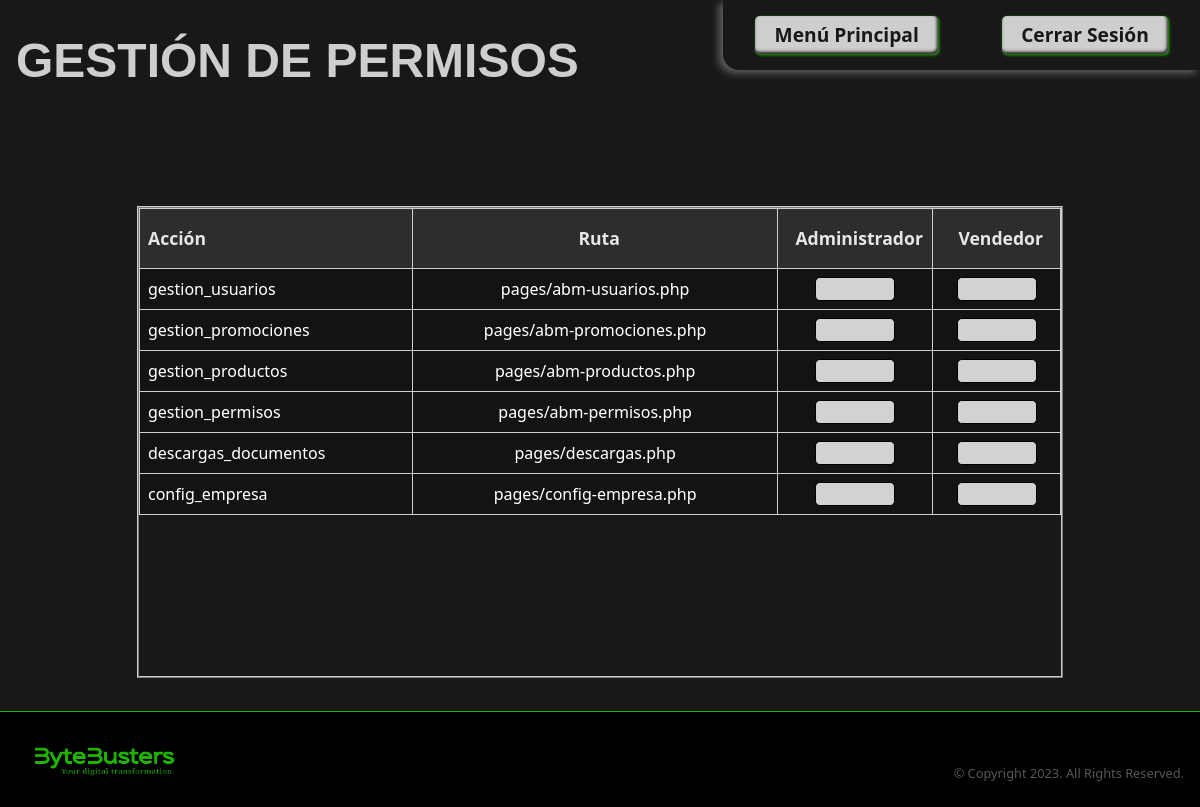
Before: /pages/abm-permisos.php with the older database file.
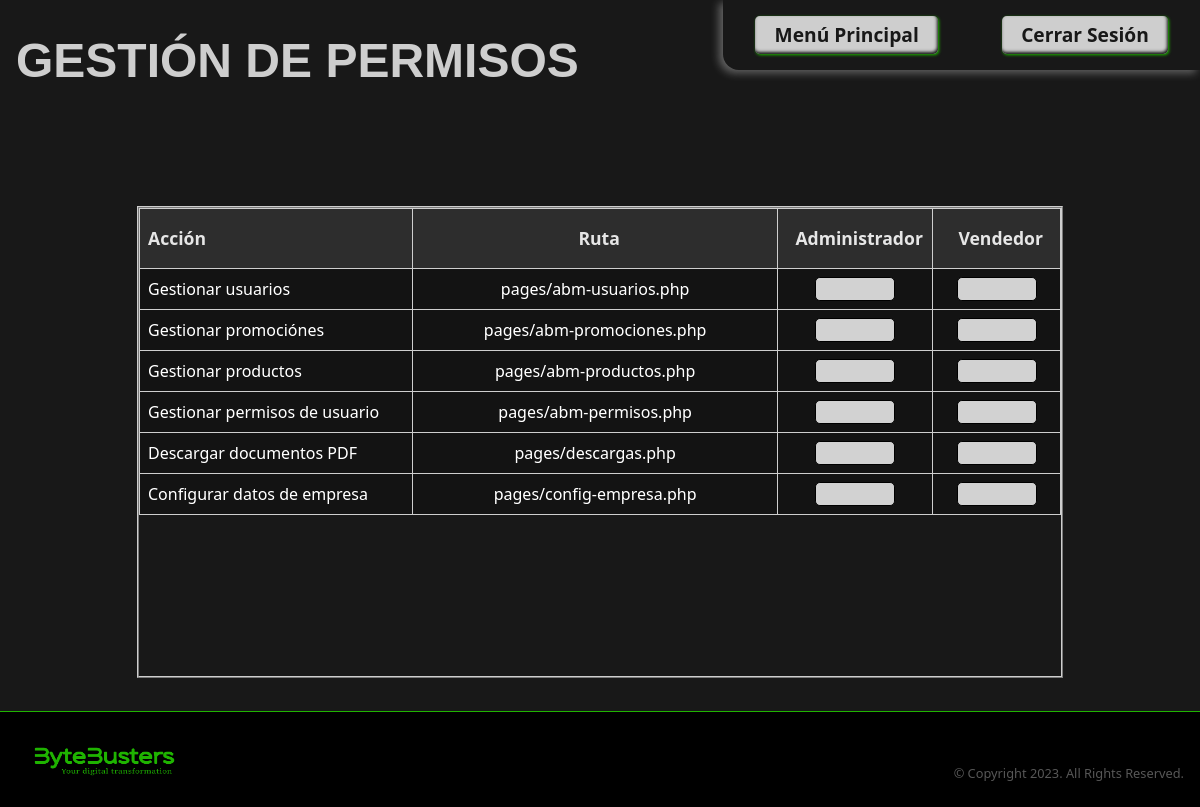
After: the same page with the newer database file.
### tables this page shows
CREATE TABLE IF NOT EXISTS `PERMISOS` (
  `ruta` varchar(255) NOT NULL,
  `accion` varchar(45) NOT NULL,
   PRIMARY KEY(`accion`)
);

### src/repository/users.repository.php (called while the page is built, shortened)
<?php
function findAllPermissions() {
    require realpath(dirname(__FILE__)) . "/../db/conexion.php";
    try {
        $statement = $con->prepare("SELECT * FROM PERMISOS ORDER BY accion DESC" );
        $statement->execute([]);
        $reg = $statement->fetchAll(PDO::FETCH_ASSOC);
        return $reg ? $reg : [];
    } catch (Exception $e) {
        die("ERROR SQL in findAllPermissions(): " . $e->getMessage());
    }
}

### src/modules/users/abm-permisos.php (the view)
<?php
require realpath(dirname(__FILE__)) . "/../../repository/users.repository.php";
function getAllPermissionsDataTableHTML()
{
    $permissions = findAllPermissions();
    $totalOfPermissions = count($permissions);
    $data = "";
    for ($i = 0; $i < $totalOfPermissions; $i++) {
        $data .= '<tr class="user-select-none align-middle">
                    <td class="first-in-table">' . $permissions[$i]["accion"] . '</td>
                    <td>' . $permissions[$i]["ruta"] . '</td>
                    <td>
                        <input type="checkbox" class="chkbox-roles" name="checkAdmin" id="checkAdmin">
                    </td>
                    <td>
                    <input type="checkbox"  class="chkbox-roles" name="checkVendedor" id="checkVendedor">
                    </td>
                </tr>';
    }
    return $data;
}

### pages/abm-permisos.php (shortened to what this page needs)
<!DOCTYPE html>
<html lang="es">
<head>
    <link rel="stylesheet" href="../styles/normalize.css">
    <link rel="stylesheet" href="https://cdnjs.cloudflare.com/ajax/libs/font-awesome/6.4.0/css/all.min.css">
    <link href="https://cdn.jsdelivr.net/npm/bootstrap@5.3.0/dist/css/bootstrap.min.css" rel="stylesheet">
    <link rel="stylesheet" href="../styles/style.css">
</head>
<body>
    <div>
        <div class="link-options-div">
            <?php
            require "./components/options.php";
            echo $options;
            ?>
        </div>
        <h1>GESTIÓN DE PERMISOS</h1>
    </div>
    <div class="container frame">
        <div class="row">
            <div class="col-lg-1">
            </div>
            <div class="col-lg-10">
                <div class="table-frame table-permissions">
                    <table class="table table-dark table-hover">
                        <thead class="sticky-top">
                            <tr>
                                <th class="user-select-none first-in-table nombre" scope="col">Acción</th>
                                <th class="user-select-none ruta" scope="col">Ruta</th>
                                <th class="user-select-none roles" scope="col">Administrador</th>
                                <th class="user-select-none roles" scope="col">Vendedor</th>
                            </tr>
                        </thead>
                        <tbody>
                            <?php
                            require "../src/modules/users/abm-permisos.php";
                            echo getAllPermissionsDataTableHTML();
                            ?>
                        </tbody>
                    </table>
                </div>
            </div>
            <div class="col-lg-1">
            </div>
        </div>
    </div>
    <footer>
        <?php
        require "./components/footer.php";
        echo $footer;
        ?>
    </footer>
</body>
</html>

### pages/components/options.php
<?php
$options = "<a class='link-options' href='./menu.php'>Menú Principal</a>";
$options .= "<a class='link-options' href=./login.php> Cerrar Sesión</a>";

### pages/components/footer.php
<?php
$footer = '<img src="../assets/logo-bytebusters.png" alt="Logotipo de ByteBusters">';
$footer .= '<p class="copyright">&copy; Copyright 2023. All Rights Reserved.</p>';

### styles/style.css (style rules this page uses)
:root { --bytebusters-color: #1fb300; --color-1: #181818; --color-2: #5a5a5a3b; --color-3: #cecece; --color-4: #000000; --color-5: #b8b8b878; --error-color: #e01818; --transparent-color: #00000000; --primary-background-color: var(--color-1); --secondary-background-color: var(--color-2); --background-color-light: var(--color-3); --footer-background-color: var(--color-4); --pressed-button: var(--color-2); --primary-text-color: var(--color-1); --secondary-text-color: var(--color-5); --text-button-color: var(--color-1); --light-text-color: var(--color-3); --primary-border-color: var(--bytebusters-color); --secondary-border-color: var(--color-3); --font-family-h1: Verdana, Geneva, Tahoma, sans-serif; --primary-font-family: 'Lucida Sans', 'Lucida Sans Regular', 'Lucida Grande', 'Lucida Sans Unicode', Geneva, Verdana, sans-serif; }
h1 { display: inline-flex; color: var(--light-text-color); margin: 2rem 1rem 0 1rem; font-size: 3rem; font-family: var(--font-family-h1); font-weight: bolder; text-align: center; padding-top: 3rem; }
html { position: relative; min-height: 100vh; }
body { background: var(--primary-background-color); }
input { height: 2.3rem; outline: none; text-indent: .5rem; border-radius: .3rem; border: 1px solid var(--color-4); background-color: var(--background-color-light); }
th { overflow-y: none; text-indent: .5rem; text-align: center; padding: 1rem 0 !important; border: 1px solid var(--secondary-border-color); background-color: var(--primary-background-color) !important; filter: contrast(80%); }
td { text-align: center; padding: .5rem; border: 1px solid var(--secondary-border-color); background-color: var(--primary-background-color) !important; border-bottom: 1px solid var(--secondary-border-color); filter: contrast(105%); }
a { text-decoration: none; }
.frame { margin: 3rem auto 2rem auto; }
.table>:not(caption)>*>* { padding: .5rem; }
thead tr { font-size: 1.1rem; }
.link-options { position: relative; display: inline-block; margin: 1rem 2rem; color: var(--primary-text-color); border-radius: .3rem; background-color: var(--background-color-light); box-shadow: inset -1px -2px .2rem ; filter: drop-shadow(1px 1px .1rem var(--bytebusters-color)); font-weight: 600; font-size: 1.2rem; padding: .3rem 1.2rem; }
.link-options-div { position: absolute; right: 0; height: auto; background-color: var(--color-1); border-bottom-left-radius: 1rem; filter: drop-shadow(-.2rem .2rem 4px var(--color-5)); }
.table-permissions { margin-top: 5.3rem !important; }
thead tr .nombre { width: 15rem; }
thead tr .ruta { width: 20rem; }
thead tr .roles { width: 7rem; }
.table-frame { height: 29.5rem; margin: auto; margin-bottom: 10rem; overflow-x: none; overflow-y: scroll; border: 2px ridge var(--color-3); background-color: var(--primary-background-color); }
.first-in-table { text-align: start; }
.form-abm .chkbox-roles, .chkbox-roles { align-items: center; appearance: none; margin-top: 0 !important; height: 1.5rem; width: 1.5rem; min-width: 5rem; display: flex; margin: auto }
footer { position: absolute; left: 0; bottom: -1px; width: 100vw; height: 12vh; border-top: 1.2px solid var(--primary-border-color); background-color: var(--footer-background-color); }
footer .copyright { position: absolute; right: 0; bottom: .5rem; font-size: .5rem; padding-right: 1rem; color: var(--secondary-text-color); }
footer img { display: flex; position: relative; height: 80%; margin: .5rem -1rem; }
.container { max-width: 95vw; }
.row { min-height: 60vh }
.sticky-top { top: -6px; }
@media only screen and (min-width: 992px) { html { min-height: 100vh; } }
@media only screen and (min-width: 992px) { body { min-height: 80vh; } }
@media only screen and (min-width: 992px) { h1 { text-align: start; padding: 0; } }
@media only screen and (min-width: 992px) { .frame { min-width: 95vw; min-height: 60vh; margin: 2rem auto 8rem auto; border: 0 solid var(--color-5); } }
@media only screen and (min-width: 992px) { footer img { margin: .5rem; scale: 120%; } }
@media only screen and (min-width: 992px) { footer .copyright { font-size: .8rem; } }
@media only screen and (min-width: 992px) { .table-frame { margin: auto; } }

Changed rows visible on the page:
removed permisos: accion "gestion_usuarios", ruta "pages/abm-usuarios.php"
removed permisos: accion "gestion_promociones", ruta "pages/abm-promociones.php"
removed permisos: accion "gestion_productos", ruta "pages/abm-productos.php"
removed permisos: accion "gestion_permisos", ruta "pages/abm-permisos.php"
removed permisos: accion "descargas_documentos", ruta "pages/descargas.php"
removed permisos: accion "config_empresa", ruta "pages/config-empresa.php"
added permisos: accion "Gestionar usuarios", ruta "pages/abm-usuarios.php"
added permisos: accion "Gestionar promociónes", ruta "pages/abm-promociones.php"
added permisos: accion "Gestionar productos", ruta "pages/abm-productos.php"
added permisos: accion "Gestionar permisos de usuario", ruta "pages/abm-permisos.php"
added permisos: accion "Descargar documentos PDF", ruta "pages/descargas.php"
added permisos: accion "Configurar datos de empresa", ruta "pages/config-empresa.php"
